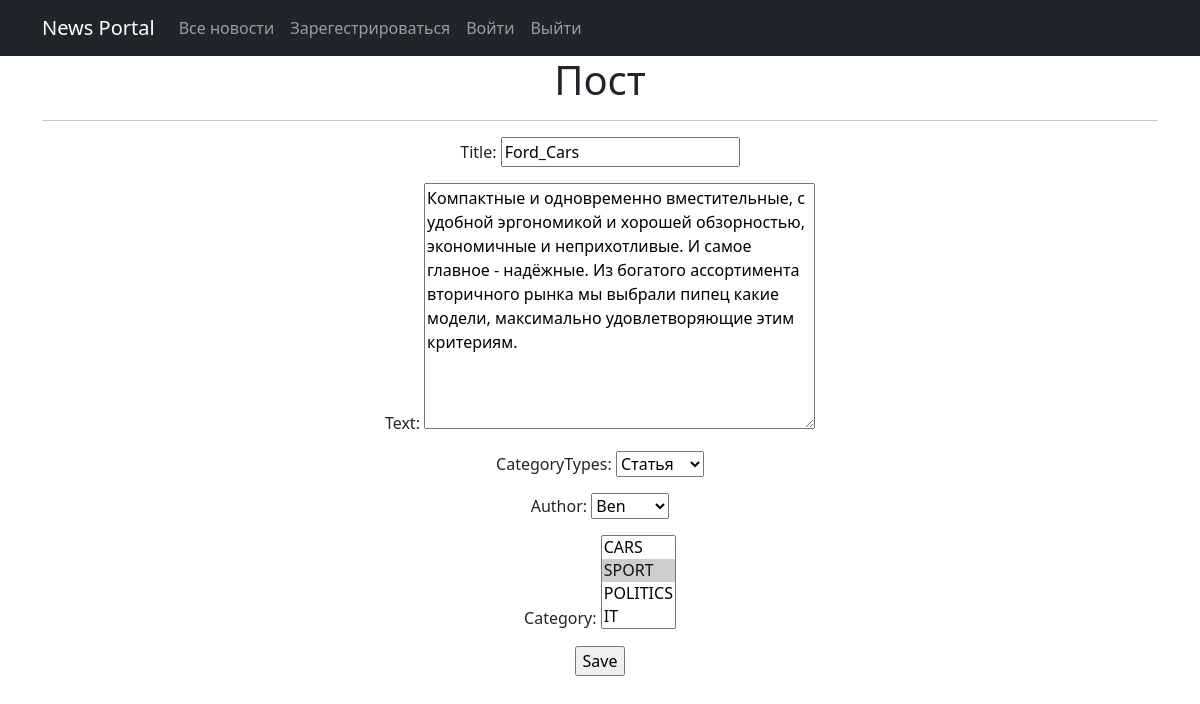
The page /news/2/edit/ (signed in) on the database its author committed.
### news/models.py (models this page shows, shortened)
class Post(models.Model):
    author = models.ForeignKey(Author, on_delete=models.CASCADE)
    ARTICLE = "AR"
    NEWS = "NW"
    CATEGORY_CHOICES = (
        (ARTICLE, "Статья"),
        (NEWS, "Новость")
    )
    categoryTypes = models.CharField(max_length=2, choices=CATEGORY_CHOICES, default=ARTICLE)
    dateCreation = models.DateTimeField(auto_now_add=True)
    title = models.CharField(max_length=256)
    text = models.TextField()
    rating = models.IntegerField(default=0)
    category = models.ManyToManyField(Category, through='PostCategory')

### news/views.py (the view)
# urls.py: path('<int:pk>/edit/', PostUpdate.as_view(), name='post_update'),
class PostUpdate(PermissionRequiredMixin, UpdateView):
    permission_required = ('news.update_post',)
    form_class = PostForm
    model = Post
    template_name = 'post_edit.html'

### news/forms.py (shortened to what this page needs)
class PostForm(forms.ModelForm):
    class Meta:
        model = Post
        fields = [
            'title',
            'text',
            'categoryTypes',
            'author',
            'category',
        ]

### news/models.py (called while the page is built)
    def __str__(self):
        return self.authorUser.username

    def __str__(self):
        return self.name

### news/templates/post_edit.html (shortened to what this page needs)
{% extends 'flatpages/default.html' %}
{% block content %}
<h1>Пост</h1>
<hr>
<form action="" method="post">
    {{ form.as_p}}
    <input type="submit" value="Save" />
</form>
{% endblock content %}

### rows shown on the page
Post: title "Ford_Cars", text "Компактные и одновременно вместительные, с удобной эргономикой и хорошей обзорностью, экономичные и неприхотливые. И самое главное - надёжные. Из богатого ассортимента вторичного рынка мы выбрали пипец какие модели, максимально удовлетворяющие этим критериям.", categoryTypes "Статья", author "Ben"
